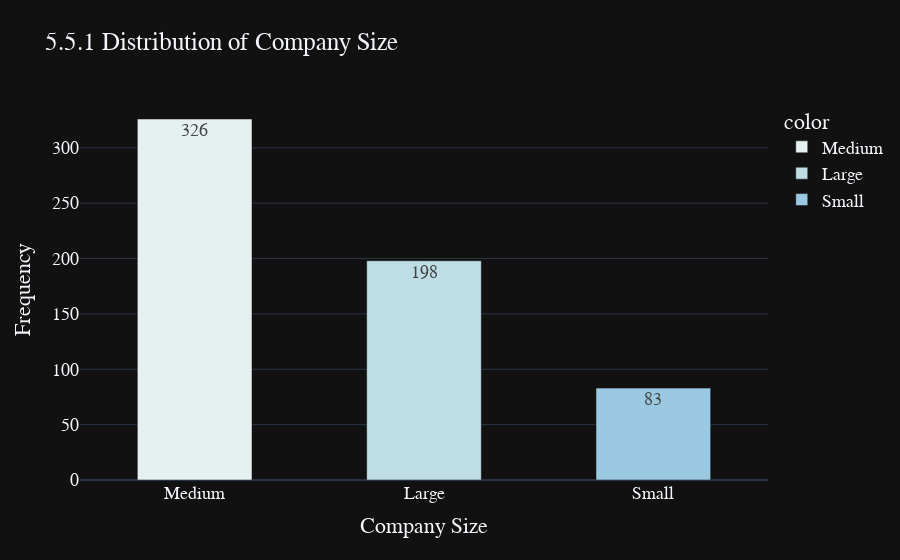

Source (notebook cell):
### Markdown cell above
There're 3 abbreviated types of Company Sizes:

* `M`: Medium
* `L`: Large
* `S`: Small

### Code cell
# Company Size
df['company_size'] = df['company_size'].replace(['L', 'M', 'S'], ['Large', 'Medium', 'Small'])

company_size_grouped = df['company_size'].value_counts()

fig = px.bar(x=company_size_grouped.index,
            y=company_size_grouped.values,
            color=company_size_grouped.index,
            color_discrete_sequence=px.colors.sequential.dense,
            text=company_size_grouped.values,
            title='5.5.1 Distribution of Company Size',
            template='plotly_dark')

fig.update_traces(width=0.5)
fig.update_layout(xaxis_title="Company Size",
                 yaxis_title="Frequency",
                 font=dict(size=18, family="Franklin Gothic"))

fig.show()

### Figure 1 — Plotly figure (JSON) as saved in the notebook; plotly's stock layout.template omitted (floating-point values rounded to 4 significant figures)
{"data": [{"alignmentgroup": "True", "hovertemplate": "color=Medium<br>x=%{x}<br>y=%{y}<br>text=%{text}<extra></extra>", "legendgroup": "Medium", "marker": {"color": "rgb(230, 240, 240)", "pattern": {"shape": ""}}, "name": "Medium", "offsetgroup": "Medium", "orientation": "v", "showlegend": true, "text": [326], "textposition": "auto", "type": "bar", "width": 0.5, "x": ["Medium"], "xaxis": "x", "y": [326], "yaxis": "y"}, {"alignmentgroup": "True", "hovertemplate": "color=Large<br>x=%{x}<br>y=%{y}<br>text=%{text}<extra></extra>", "legendgroup": "Large", "marker": {"color": "rgb(191, 221, 229)", "pattern": {"shape": ""}}, "name": "Large", "offsetgroup": "Large", "orientation": "v", "showlegend": true, "text": [198], "textposition": "auto", "type": "bar", "width": 0.5, "x": ["Large"], "xaxis": "x", "y": [198], "yaxis": "y"}, {"alignmentgroup": "True", "hovertemplate": "color=Small<br>x=%{x}<br>y=%{y}<br>text=%{text}<extra></extra>", "legendgroup": "Small", "marker": {"color": "rgb(156, 201, 226)", "pattern": {"shape": ""}}, "name": "Small", "offsetgroup": "Small", "orientation": "v", "showlegend": true, "text": [83], "textposition": "auto", "type": "bar", "width": 0.5, "x": ["Small"], "xaxis": "x", "y": [83], "yaxis": "y"}], "layout": {"barmode": "relative", "font": {"family": "Franklin Gothic", "size": 18}, "legend": {"title": {"text": "color"}, "tracegroupgap": 0}, "title": {"text": "5.5.1 Distribution of Company Size"}, "xaxis": {"anchor": "y", "domain": [0, 1], "title": {"text": "Company Size"}}, "yaxis": {"anchor": "x", "domain": [0, 1], "title": {"text": "Frequency"}}}}
